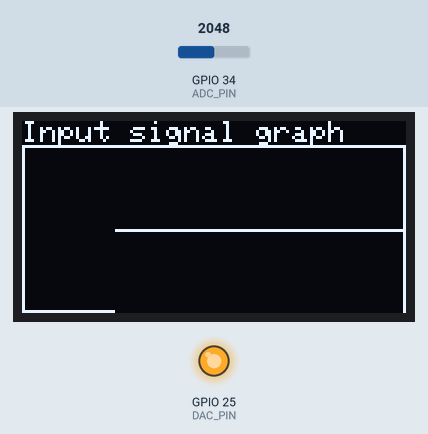
Simulated run of this sketch. Board: ESP32. On the bench: 128×64 one-colour display, output pins drawn as LEDs (lit = HIGH). The inputs (shaded band) are chosen by the test bench; at power-on: GPIO 34 (ADC_PIN) = 2048 (analog values on the 0–4095 scale). What the sketch prints to the serial monitor is not drawn.

Above: at 1.2 s.
1.3 s: GPIO 34 (ADC_PIN) set to 1972
4.3 s: GPIO 34 (ADC_PIN) set to 1935
5.8 s: GPIO 34 (ADC_PIN) set to 2047
At 6.9 s:
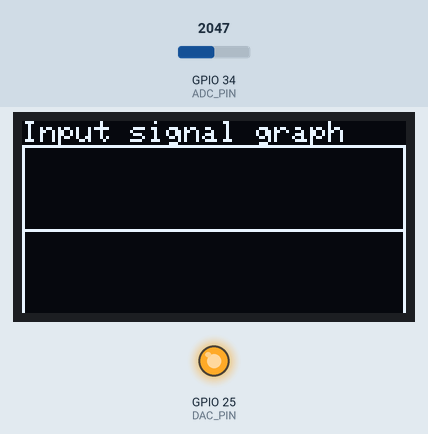
8.1 s: GPIO 34 (ADC_PIN) set to 1714
10.0 s: GPIO 34 (ADC_PIN) set to 1663
At 11.3 s:
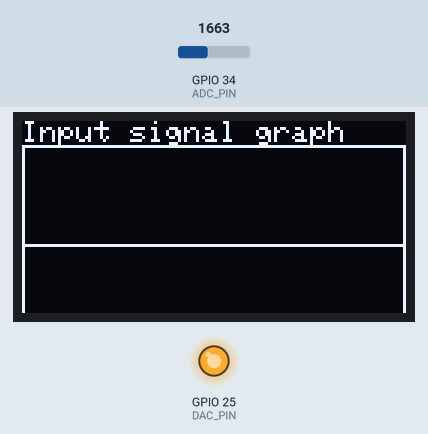
Timing chart, 0 to 13.0 s (numbered marks = the images above; inputs shaded):
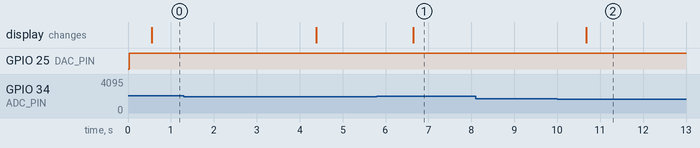

Measured:
- after the input at 1.3 s, every drawn part: stays the same
- after the input at 5.8 s, the display: changes after 0.84 s (image 1)
- after the input at 8.1 s, every drawn part: stays the same
- after the input at 10.0 s, the display: changes after 0.68 s (image 2)

The sketch:

oled_sampler.ino
```cpp
// This code is based on the previous code and the description from the user
// It uses the micros() function to read the input at a defined rate
// It assumes the input signal is between 1.1 KHz and 1.3 KHz
// It uses a software phase-locked loop (SPLL) to track a PSK modulated signal
// It uses a sampling array to store the input samples and determine the phase error
// It uses a second array to store the samples when the phase error variable is zero
// It prints the content of the second array in csv format to the serial port
// It graphs the content of the second array on the SPI 128x64 oled display
// It clears the trigger and repeats the whole process
// It uses an ESP32 board with an ADC pin connected to the input signal
// It uses a DAC pin to output a square wave with the same frequency and phase as the input signal
// It uses an SPI 128x64 oled display module connected to the SPI pins

#define ADC_PIN 34 // The pin to read the input signal
#define DAC_PIN 25 // The pin to output the square wave
#define SAMPLE_RATE 8000 // The sampling rate in Hz
#define SAMPLE_SIZE 32 // The size of the sampling array
#define NATURAL_FREQ 250 // The natural frequency of the SPLL in Hz
#define BUFFER_SIZE 128 // The size of the second array
#define SAMPLE_INTERVAL 125 // The interval between samples in microseconds

// The pins for the SPI oled display module
#define OLED_MOSI 23 // The Master Out Slave In pin
#define OLED_CLK 18 // The clock pin
#define OLED_DC 21 // The Data/Command pin
#define OLED_CS 5 // The Chip Select pin
#define OLED_RESET 19 // The Reset pin

int a = 0; // The phase error variable
int b = 0; // The oscillator variable
int samples[SAMPLE_SIZE]; // The sampling array
int buffer[BUFFER_SIZE]; // The second array
int index = 0; // The index of the current sample
int buffer_index = 0; // The index of the current buffer element
bool triggered = false; // The flag to indicate the trigger condition
unsigned long last_sample_time = 0; // The time of the last sample

// Include the libraries for the oled display
#include <SPI.h>
#include <Wire.h>
#include <Adafruit_GFX.h>
#include <Adafruit_SSD1306.h>

// Create an Adafruit_SSD1306 object for the oled display
Adafruit_SSD1306 display(128, 64, &SPI, OLED_DC, OLED_RESET, OLED_CS, 8000000);

void setup() {
  // Initialize the serial port with 9600 baud rate
  Serial.begin(9600);
  // Set the ADC pin as input
  pinMode(ADC_PIN, INPUT);
  // Set the DAC pin as output
  pinMode(DAC_PIN, OUTPUT);
  // Set the ADC resolution to 8 bits
  analogReadResolution(8);
  // Set the DAC resolution to 8 bits
  analogWriteResolution(8);
  // Initialize the sampling array with zeros
  for (int i = 0; i < SAMPLE_SIZE; i++) {
    samples[i] = 0;
  }
  // Initialize the second array with zeros
  for (int i = 0; i < BUFFER_SIZE; i++) {
    buffer[i] = 0;
  }
  // Initialize the oled display with internal voltage
  if (!display.begin(SSD1306_SWITCHCAPVCC)) {
    Serial.println(F("SSD1306 allocation failed"));
    for (;;); // Don't proceed, loop forever
  }
  // Clear the oled display
  display.clearDisplay();
}

void loop() {
  // Get the current time in microseconds
  unsigned long current_time = micros();
  // Check if the sample interval has elapsed
  if (current_time - last_sample_time >= SAMPLE_INTERVAL) {
    // Update the last sample time
    last_sample_time = current_time;
    // Read the input signal and store it in the sampling array
    samples[index] = analogRead(ADC_PIN);
    // Increment the index and wrap around if necessary
    index = (index + 1) % SAMPLE_SIZE;
    // Update the phase error variable by multiplying the input signal with the square wave
    a += ((b += 16 + a / 1024) & 256 ? 1 : -1) * samples[index] - a / 512;
    // Write the square wave to the DAC pin
    analogWrite(DAC_PIN, b);
    // Check if the phase error variable is zero and the trigger is not set
    if (a == 0 && !triggered) {
      // Set the trigger flag to true
      triggered = true;
      // Reset the buffer index to zero
      buffer_index = 0;
    }
    // Check if the trigger flag is true
    if (triggered) {
      // Store the input signal in the second array
      buffer[buffer_index] = samples[index];
      // Increment the buffer index and wrap around if necessary
      buffer_index = (buffer_index + 1) % BUFFER_SIZE;
      // Check if the buffer index is zero, meaning the second array is full
      if (buffer_index == 0) {
        // Print the content of the second array in csv format to the serial port
        for (int i = 0; i < BUFFER_SIZE; i++) {
          Serial.print(buffer[i]);
          // Add a comma after each element except the last one
          if (i < BUFFER_SIZE - 1) {
            Serial.print(",");
          }
        }
        // Add a newline after the csv line
        Serial.println();
        // Graph the content of the second array on the oled display
        // Clear the oled display
        display.clearDisplay();
        // Set the text color to white
        display.setTextColor(SSD1306_WHITE);
        // Set the text size to 1
        display.setTextSize(1);
        // Set the cursor position to the top left corner
        display.setCursor(0, 0);
        // Print a title for the graph
        display.println("Input signal graph");
        // Draw a horizontal line below the title
        display.drawFastHLine(0, 8, 128, SSD1306_WHITE);
        // Draw a vertical line on the left side of the graph
        display.drawFastVLine(0, 8, 56, SSD1306_WHITE);
        // Draw a vertical line on the right side of the graph
        display.drawFastVLine(127, 8, 56, SSD1306_WHITE);
        // Loop through the second array elements
        for (int i = 0; i < BUFFER_SIZE; i++) {
          // Map the element value to a pixel position on the oled display
          // The element value ranges from 0 to 255
          // The pixel position ranges from 8 to 63
          int pixel = map(buffer[i], 0, 255, 63, 8);
          // Draw a pixel on the oled display at the mapped position
          display.drawPixel(i, pixel, SSD1306_WHITE);
        }
        // Show the oled display buffer on the screen
        display.display();
        // Clear the trigger flag to false
        triggered = false;
      }
    }
  }
}
```
